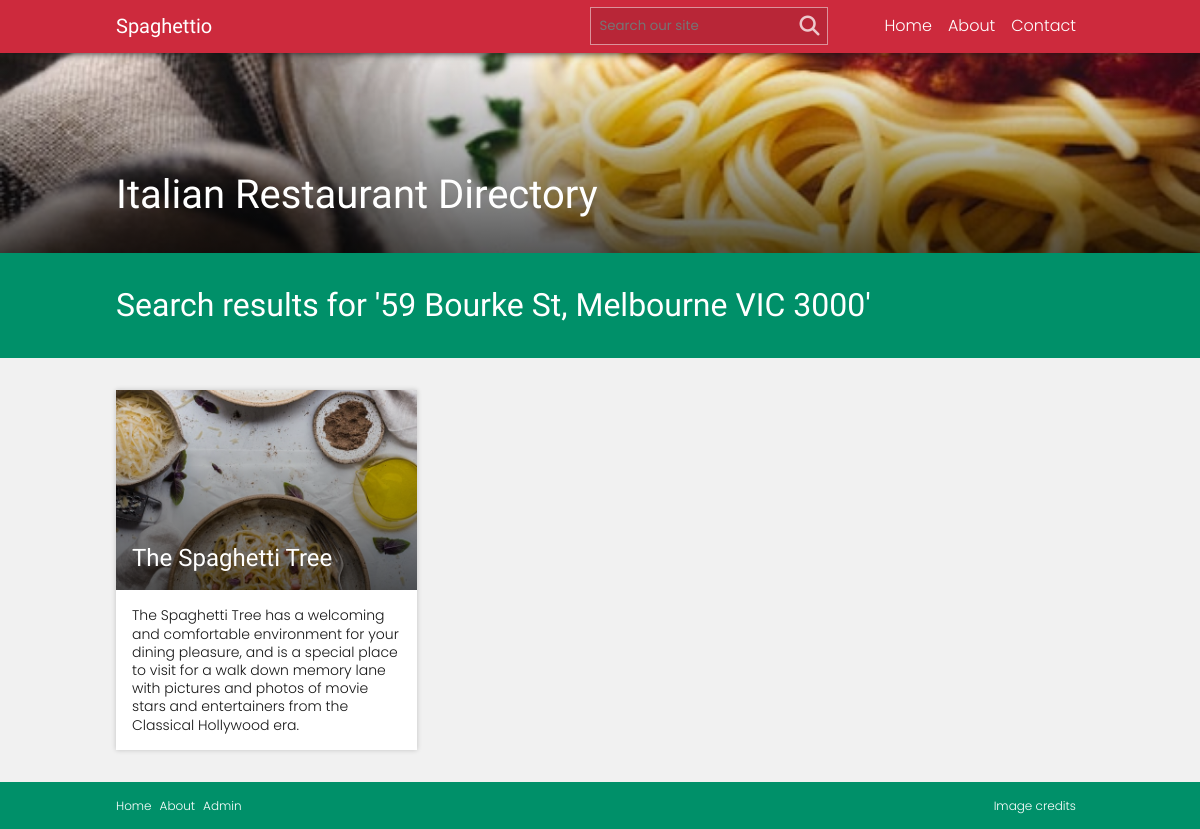
The app's page /search.php?s=59 Bourke St, Melbourne VIC 3000 with its own data.
### tables this page shows
CREATE TABLE IF NOT EXISTS `restaurant_details` (
  `ID` int(11) NOT NULL AUTO_INCREMENT,
  `name` varchar(255) NOT NULL,
  `address` varchar(255) NOT NULL,
  `description` text NOT NULL,
  `imagePath` varchar(255) NOT NULL,
  `imageCreator` varchar(255) NOT NULL,
  `imageSourceURL` varchar(255) NOT NULL,
  PRIMARY KEY (`ID`)
);

### database/dbController.php (called while the page is built, shortened)
<?php
class dbController {
	private $conn;
	public function dbConnect($host, $user, $pass, $db): mysqli {
		$this->conn = new mysqli(
			$this->host = $host,
			$this->user = $user,
			$this->pass = $pass,
			$this->db = $db
		);
		return $this->conn;
	}
	public function search($keyword): array {
		$searchForLike = "%$keyword%";
		$query = "SELECT * FROM restaurant_details WHERE concat(name, description, address) LIKE ?";
		$stmt = $this->conn->prepare($query);
		$stmt->bind_param("s", $searchForLike);
		$stmt->execute();
		$result = $stmt->get_result();
		return $result->fetch_all(MYSQLI_ASSOC);
	}
}

### partials/card.php (the view, shortened to what this page needs)
<?php
if(isset($linkTarget)) {
	$linkTargetHTML = 'target="'.$linkTarget.'"';
}
else {
	$linkTargetHTML = "";
}
?>
<a class="card" href="<?php echo $url; ?>" <?php echo $linkTargetHTML; ?>>
	<div class="card-inner">
		<div class="card-top">
			<?php if(isset($imagePath)) { ?>
				<img src="<?php echo $imagePath; ?>" alt=""/>
			<?php } ?>
			<?php if(isset($name)) { ?>
				<h2><?php echo $name; ?></h2>
			<?php } ?>
		</div>
		<?php if(isset($description)) { ?>
			<div class="card-text">
				<p><?php echo $description; ?></p>
			</div>
		<?php } ?>
	</div>
</a>

### search.php (shortened to what this page needs)
<?php
require_once('database/dbController.php');
$db = new dbController();
$db->dbConnect(HOST, USER, PASS, DB);
$searchTerm = $_GET['s'];
$results = $db->search($searchTerm);
?>
<!DOCTYPE html>
<html lang="en">
<head>
	<?php include('partials/head.php'); ?>
</head>
<body>
<?php include('partials/header.php'); ?>
<section class="banner">
	<div class="banner-inner">
		<div class="container">
			<h1>Italian Restaurant Directory</h1>
		</div>
	</div>
</section>
<?php
	include('partials/page-heading.php');
?>
<main class="home-cards">
	<div class="container">
		<?php if($results) { ?>
			<div class="row cards-row">
				<?php
				foreach ( $results as $restaurant ) {
					$id = $restaurant['ID'];
					$url = "detail.php?id=$id";
					$name = $restaurant['name'];
					$description = $restaurant['description'];
					$imagePath = $restaurant['imagePath'];
					if (!empty($name)) {
						include('partials/card.php');
					}
				} ?>
			</div>
		<?php
		} else { ?>
			<div class="alert alert-error">
				<p>No results found.</p>
			</div>
		<?php } ?>
	</div>
</main>
<?php include('partials/footer.php'); ?>
</body>
</html>

### css/style.css (style rules this page uses)
:root { --primary-color: rgb(205, 42, 61); --secondary-color: rgb(0, 144, 105); --light-color: rgba(241, 241, 241); --dark-color: rgb(23, 23, 23); --body-font: 'Poppins', sans-serif; --heading-font: 'Besley', serif; }
body { font-family: var(--body-font); font-weight: 300; line-height: 1.3; }
h1, h2, h3 { font-family: var(--heading-font); font-weight: 400; }
h2 { font-size: 1.25rem; }
.container { max-width: 1000px; margin-left: auto; margin-right: auto; box-sizing: border-box; padding: 0 1rem; }
.row { display: flex; flex-wrap: wrap; }
.row.cards-row { margin-left: -1rem; margin-right: -1rem; padding: 1rem 0; }
.card { padding: 1rem 1rem; width: 100%; flex-basis: 100%; max-width: 100%; color: var(--dark-color); text-decoration: none; box-sizing: border-box; }
@media screen and (min-width: 640px) { .card { width: 50%; flex-basis: 50%; max-width: 50%; } }
@media screen and (min-width: 1024px) { .card { width: 33.33%; flex-basis: 33.33%; max-width: 33.33%; } }
.card .card-inner { box-shadow: 0 0 5px rgba(0, 0, 0, 0.2); background: white; height: 100%; }
.card .card-inner .card-top { position: relative; overflow: hidden; height: 200px; }
.card .card-inner .card-top:before { content: ''; position: absolute; top: 0; left: 0; right: 0; bottom: 0; background: linear-gradient(to bottom, rgba(0, 0, 0, 0) 0%, rgba(0, 0, 0, 0.65) 100%); z-index: 5; }
.card .card-inner .card-top h2 { position: absolute; bottom: 1rem; left: 1rem; font-size: 1.5rem; color: white; z-index: 10; }
.card .card-inner .card-top img { display: block; width: 100%; transition: transform 0.3s ease; height: 100%; object-fit: cover; object-position: center center; }
.card .card-inner .card-text { color: var(--dark-color); padding: 1rem; font-size: 0.875rem; }
.banner { background-image: url("../images/tacyra-autrey-jYQd0TbO__0-unsplash.jpg"); background-position: center center; background-repeat: no-repeat; background-size: cover; position: relative; height: 300px; }
@media screen and (min-width: 768px) { .banner { height: 200px; } }
.banner:before { content: ''; position: absolute; top: 0; left: 0; right: 0; bottom: 0; background: linear-gradient(to bottom, rgba(0, 0, 0, 0) 0%, rgba(0, 0, 0, 0.65) 100%); }
.banner .banner-inner { position: absolute; top: 0; left: 0; right: 0; bottom: 0; }
.banner .banner-inner .container { height: 100%; display: flex; justify-content: flex-start; align-items: flex-end; padding-top: 2rem; padding-bottom: 2rem; }
.banner .banner-inner .container h1 { color: white; font-size: 2rem; }
@media screen and (min-width: 1024px) { .banner .banner-inner .container h1 { font-size: 2.5rem; } }
.home-cards { background: var(--light-color); }

### records on screen
restaurant_details: imagePath (picture), name "The Spaghetti Tree", description "The Spaghetti Tree has a welcoming and comfortable environment for your dining pleasure, and is a special place to visit for a walk down memory lane with pictures and photos of movie stars and entertainers from the Classical Hollywood era."

### other values on screen
$heading "Search results for '59 Bourke St, Melbourne VIC 3000'"
